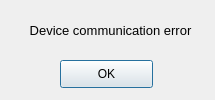
<?xml version="1.0" encoding="UTF-8"?>
<ui version="4.0">
 <class>Dialog</class>
 <widget class="QDialog" name="Dialog">
  <property name="geometry">
   <rect>
    <x>0</x>
    <y>0</y>
    <width>215</width>
    <height>100</height>
   </rect>
  </property>
  <property name="minimumSize">
   <size>
    <width>215</width>
    <height>100</height>
   </size>
  </property>
  <property name="windowTitle">
   <string>Error</string>
  </property>
  <widget class="QPushButton" name="btnOK">
   <property name="geometry">
    <rect>
     <x>60</x>
     <y>60</y>
     <width>93</width>
     <height>28</height>
    </rect>
   </property>
   <property name="text">
    <string>OK</string>
   </property>
  </widget>
  <widget class="QLabel" name="label">
   <property name="geometry">
    <rect>
     <x>10</x>
     <y>20</y>
     <width>201</width>
     <height>21</height>
    </rect>
   </property>
   <property name="font">
    <font>
     <pointsize>10</pointsize>
    </font>
   </property>
   <property name="lineWidth">
    <number>1</number>
   </property>
   <property name="text">
    <string>Device communication error</string>
   </property>
   <property name="alignment">
    <set>Qt::AlignCenter</set>
   </property>
  </widget>
 </widget>
 <resources/>
 <connections/>
</ui>
